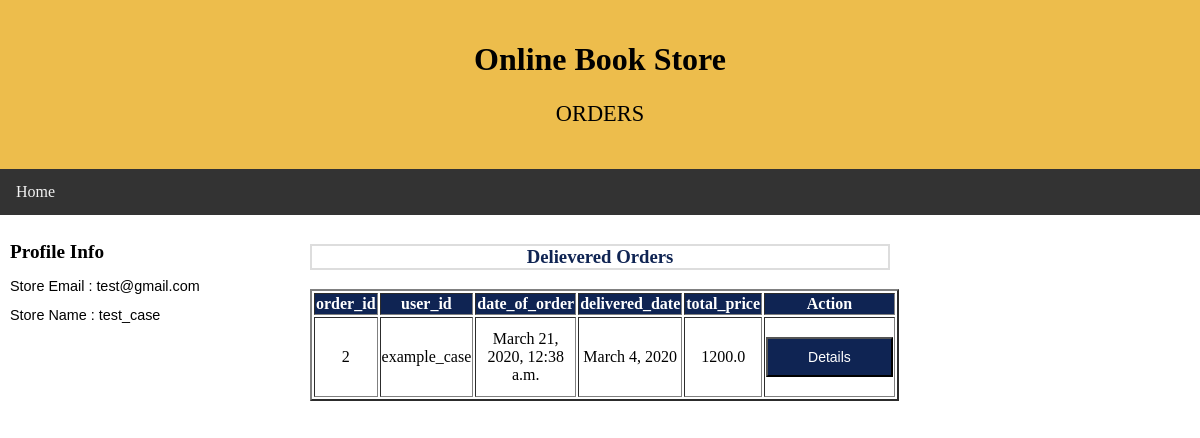
Screenshot of /orderDelivered (signed in) with the database file from the repository.
### newApp/models.py (models this page shows, shortened)
class Order(models.Model):
    STATUS_CHOICES= [
        ('Delivered', 'Delivered'),
        ('Processing', 'Processing'),
        ('Cancelled', 'Cancelled'),
    ]
    order_id = models.CharField(max_length = 10, primary_key = True)
    user_id = models.ForeignKey(Customer,
    on_delete = models.CASCADE
    )
    store_id  = models.ForeignKey(
    Book_store,
    to_field = 'store_id',
    db_column = 'store_id',
    on_delete = models.CASCADE
    )
    status = models.CharField(max_length = 20, choices = STATUS_CHOICES)
    date_of_order = models.DateTimeField(auto_now_add = True)
    expected_delivery_date = models.DateField(null = True)
    delivered_date = models.DateField(null = True)
    cancelled_date = models.DateField(null = True)
    cancelled_by = models.CharField(max_length = 20, null=True)
    cancellation_remarks = models.CharField(max_length = 100, null=True)
    total_price = models.FloatField()
    address_no = models.IntegerField(default = 0)
    class Meta:
        db_table = "Order"

class Customer(models.Model):
    user_id = models.CharField(max_length = 50, primary_key = True)
    email = models.EmailField()
    password = models.CharField(max_length = 50 )
    first_name = models.CharField(max_length = 50)
    middle_name = models.CharField(max_length = 50)
    last_name = models.CharField(max_length = 50)
    phone_no = models.CharField(max_length = 50)
    class Meta:
        db_table = "Customer"

### newApp/views.py (the view)
# urls.py: path('orderDelivered', views.deliveredOrder, name = 'deliveredOrder'),
def deliveredOrder(request):
    if sessionCheck(request) == True:
        email = request.session['email']
        store_row = fetchStoreRow(email)                                        #1. Store details from the session
        store_id = store_row[0]                                                 #Store ID
        store_name = store_row[1]                                               #Store name extracted
        status = "Delivered"                                                    #2. Status to be searched
        q_result = Order.objects.filter(store_id = store_id, status = status)   #3. Selecting all the rows from the Order table with the given store_id and status
        return render(request, 'store/deliveredOrders.html', {'store_email': email, 'store_name' : store_name,  'q_result' : q_result})
    else:
        messages.error(request, "Invalid Form")
        return render(request, 'store/signUpFail.html', {})

### newApp/views.py (called while the page is built)
def sessionCheck(request):
    email = request.session['email']
    cursor = connection.cursor()
    query = '''SELECT *
               FROM Book_store
               WHERE email=%s'''
    cursor.execute(query, [email])
    q_result = cursor.fetchall()
    userCount = len(q_result)
    if userCount == 1:
        return True
    else:
        return False

def fetchStoreRow(email):
    cursor = connection.cursor()
    query = '''SELECT *
               FROM Book_store
               WHERE email=%s'''
    cursor.execute(query, [email])
    q_result = cursor.fetchone()
    return q_result

### newApp/templates/store/deliveredOrders.html (shortened to what this page needs)
<!DOCTYPE html>
<html lang="en">
<head>
</head>
<body>
<div class="header">
  <h1>Online Book Store</h1>
  <p style="font-family:times new roman;font-size:140%";>ORDERS</p>
</div>
<div class="topnav">
  <a href="/storeProfile">Home</a>
</div>
<div class="row">
  <div class="column side">
    <h2 style="font-family:times new roman;font-size:120%";>Profile Info</h2>
    <p style="font-family:arial;font-size:90%;line-height:1.0";>
       Store Email : {{store_email}}<br><br>
       Store Name  : {{store_name}}<br>
    </p>
</div>
  <div class="column middle">
    <h3 style="color:#0f2453;border:2px solid #ddd">Delievered Orders</h3>
  		{% if q_result %}
            <table border="2" align="center">
                <tr style="background-color: #0f2453">
    						<th style="color: white">order_id</th>
    						<th style="color: white">user_id</th>
                <th style="color: white">date_of_order</th>
                <th style="color: white">delivered_date</th>
                <th style="color: white">total_price</th>
    						<th style="color: white;margin-right: 1%">Action</th>
                </tr>
                {% for r in q_result %}
                  <tr>
        						<td>{{ r.order_id }}</td>
        						<td>{{ r.user_id.pk }}</td>
        						<td>{{ r.date_of_order }}</td>
        						<td>{{ r.delivered_date }}</td>
                    <td>{{ r.total_price }}</td>
                    <td><form method="get"  action="{% url 'orderDetails' r.order_id %}">{% csrf_token %}
                          <br><button class="button" style="width: 100%">Details</button><br><br>
                        </form>
                  </td>
                  </tr>
                {% endfor %}
            </table>
  		{% else %}
  			 <h3 align="center">You have no Delivered Orders</h3>
  		{% endif %}
  </div>
  <div class="column side">
  </div>
</div>
</body>
</html>

### newApp/templates/store/deliveredOrders.html (style rules this page uses)
* { box-sizing: border-box; }
body { margin: 0; }
.header { background-color: #EDBD4C; padding: 20px; text-align: center; }
.topnav { overflow: hidden; background-color: #333; }
.topnav a { float: left; display: block; color: #f2f2f2; text-align: center; padding: 14px 16px; text-decoration: none; }
.column { float: left; padding: 10px; }
.column.side { width: 25%; }
.column.middle { width: 50%; text-align: center; }
.row:after { content: ""; display: table; clear: both; }
.button { background-color: #0f2453; border: ; color: white; padding: 10px 40px; text-align: center; font-size: 14px; cursor: pointer; }

### rows the page displays
Order: order_id "2", user_id.pk "example_case", date_of_order "March 21, 2020, 12:38 a.m.", delivered_date "March 4, 2020", total_price "1200.0"

### other values shown
{{ store_email }} "test@gmail.com"
{{ store_name }} "test_case"
